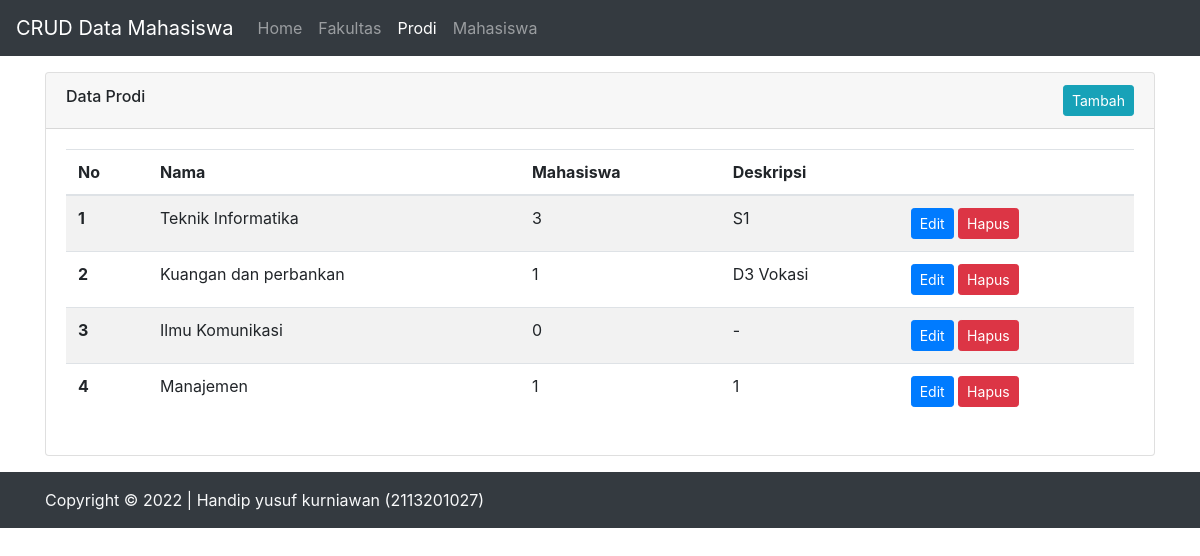
The app's page /prodi.php (signed in) with its own data.
### tables this page shows
CREATE TABLE `prodi` (
  `id` int NOT NULL,
  `fakultas_id` int NOT NULL,
  `nama` varchar(255) NOT NULL,
  `deskripsi` text NOT NULL
);

### prodi.php (the view, shortened to what this page needs)
<?php
require './config/koneksi.php';
?>
<html lang="id">
<head>
  <link rel="stylesheet" href="./bootstrap/css/bootstrap.min.css">
</head>
<body>
  <nav class="navbar navbar-expand-lg navbar-dark bg-dark">
    <a class="navbar-brand" href="#">CRUD Data Mahasiswa</a>
    <div class="collapse navbar-collapse" id="navbarSupportedContent">
      <ul class="navbar-nav mr-auto">
        <li class="nav-item">
          <a class="nav-link" href="./index.php">Home</a>
        </li>
        <li class="nav-item">
          <a class="nav-link" href="./fakultas.php">Fakultas</a>
        </li>
        <li class="nav-item">
          <a class="nav-link active" href="./prodi.php">Prodi</a>
        </li>
        <li class="nav-item">
          <a class="nav-link" href="./mahasiswa.php">Mahasiswa</a>
        </li>
      </ul>
    </div>
  </nav>
  <main class="container">
    <div class="card shadow mt-3">
      <div class="card-header">
        <div class="d-flex justify-content-between align-items-center">
          <label class="h6">Data Prodi</label>
          <a href="./prodi-form.php" class="btn btn-sm btn-info">Tambah</a>
        </div>
      </div>
      <div class="card-body">
        <table class="table table-responsive-md table-striped table-hover">
          <thead>
            <tr>
              <th scope="col">No</th>
              <th scope="col">Nama</th>
              <th scope="col">Mahasiswa</th>
              <th scope="col">Deskripsi</th>
              <th scope="col"></th>
            </tr>
          </thead>
          <tbody>
            <?php
            $query = "SELECT fr.*, (
              SELECT COUNT(*) FROM mahasiswa AS mhs WHERE mhs.prodi_id = fr.id
          ) AS jml_mahasiswa FROM prodi AS fr";
            $result = mysqli_query($conn, $query);
            $counter = 0;
            while ($row = mysqli_fetch_assoc($result)) {
              $counter++;
              $row = (object)$row;
              $btn_edit =  '<a href="./prodi-form.php?edit=' . $row->id . '" class="btn btn-sm btn-primary">Edit</a>';
              $btn_delete =  '<a href="./prodi.php?delete=' . $row->id . '" onclick="return confirm(\'Apakah anda yakin?\')" class="btn btn-sm btn-danger">Hapus</a>';
              echo "<tr>
              <th>$counter</th>
              <td>{$row->nama}</td>
              <td>{$row->jml_mahasiswa}</td>
              <td>{$row->deskripsi}</td>
              <td>$btn_edit  $btn_delete</td>
            </tr>";
            }
            ?>
          </tbody>
        </table>
      </div>
    </div>
  </main>
  <div class="footer bg-dark text-light py-3 mt-3">
    <div class="container">
      <p class="m-0">Copyright &copy 2022 | Handip yusuf kurniawan (2113201027)</p>
    </div>
  </div>
</body>
</html>

### records on screen
prodi: nama "Teknik Informatika", jml_mahasiswa "3", deskripsi "S1"
prodi: nama "Kuangan dan perbankan", jml_mahasiswa "1", deskripsi "D3 Vokasi"
prodi: nama "Ilmu Komunikasi", jml_mahasiswa "0", deskripsi "-"
prodi: nama "Manajemen", jml_mahasiswa "1", deskripsi "1"
